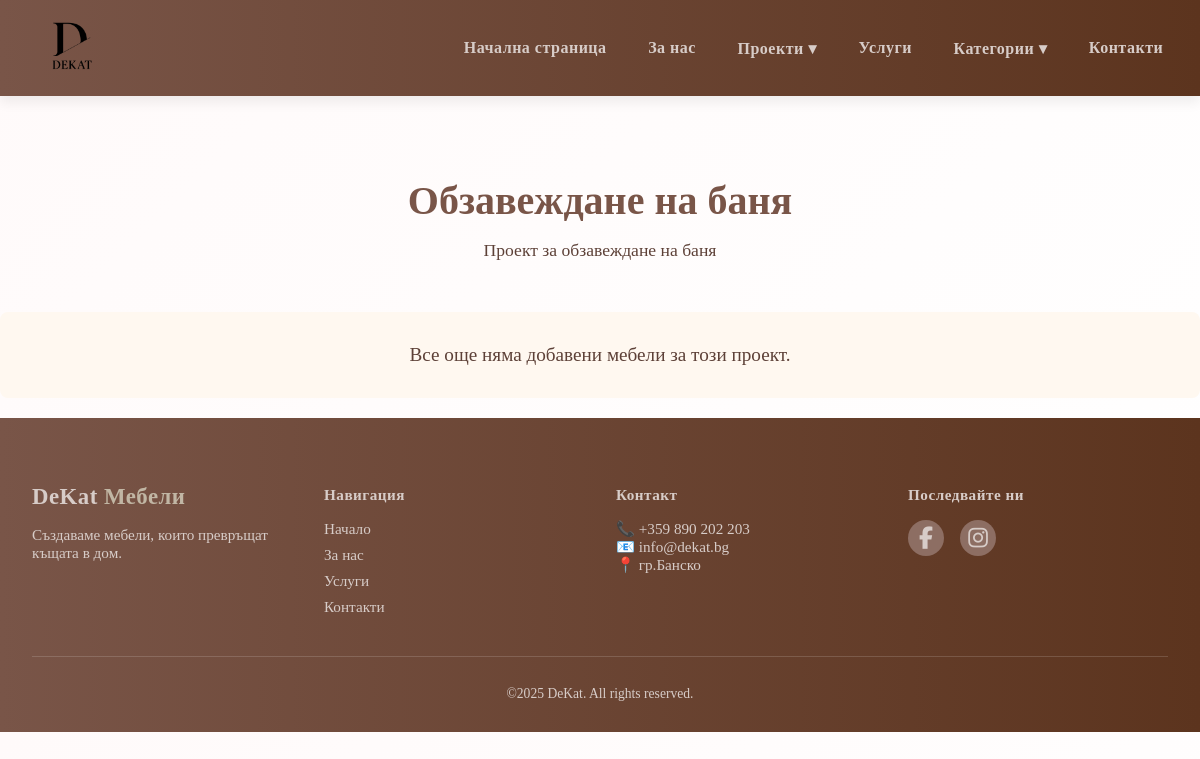
/project/obzavezhdane-na-banya/4/, run on the app's committed database.
### store/models.py (models this page shows, shortened)
class Project(models.Model):
    name = models.CharField(max_length=50)
    description = models.TextField()
    slug = models.SlugField(max_length=255)
    class Meta:
        verbose_name_plural = 'projects'

### store/views.py (the view)
# urls.py: path('project/<slug:slug>/<int:project_id>/', ItemProjectListView.as_view(), name='product_list_by_project'),
class ItemProjectListView(ListView):
    model = ProjectItem
    template_name = 'project_items.html'
    context_object_name = 'projectsitems'
    def get_queryset(self) -> QuerySet[Any]:
        project_id = self.kwargs['project_id']  # Get the project_id from the URL
        return ProjectItem.objects.filter(project_id=project_id)
    def get_context_data(self, **kwargs: Any) -> dict[str, Any]:
        context = super().get_context_data(**kwargs)
        project_id = self.kwargs['project_id']
        context['current_project'] = Project.objects.get(
            id=project_id)  # Get the Project object based on the project_id
        context['projects'] = Project.objects.all()
        context['categories'] = Category.objects.all()
        return context

### templates/project_items.html (shortened to what this page needs)
{% extends 'base.html' %}
{% load static %}
{% block content %}
<section class="project-items-header">
  <h1>{{ current_project.name }}</h1>
  <p>{{ current_project.description|default:"Разгледайте мебелите, включени в този проект." |linebreaksbr  }}</p>
</section>
<section class="project-items-">
  {% if projectsitems %}
    <div class="project-items-grid">
      {% for item in projectsitems %}
        <div class="project-item-card">
          {% if item.image %}
            <img src="{{ item.image.url }}" alt="{{ item.name }}">
          {% endif %}
          <h3>{{ item.name }}</h3>
         {% if item.description %}
             <p>{{ item.description|truncatewords:20|linebreaksbr }}</p>
         {% endif %}
            <a href="{% url 'project-item-detail' item.slug item.id %}" class="fancy-button">Към проекта</a>
        </div>
      {% endfor %}
    </div>
  {% else %}
    <p class="empty-message">Все още няма добавени мебели за този проект.</p>
  {% endif %}
</section>
{% endblock %}

### static/css/base.css (style rules this page uses)
body { margin: 0; }

### static/css/services.css (style rules this page uses)
:root { --gradient: linear-gradient(135deg, var(--primary), var(--secondary)); }

### static/css/main_page.css (style rules this page uses)
:root { --primary: #795548; --secondary: #8D6E63; --third: #C1B6A4; --dark: #5D4037; --light: #D7CCC8; --bg-light: #FFFAFA; }
*, *::before, *::after { box-sizing: border-box; }
body { margin: 0; font-family: 'Playfair Display', serif; color: var(--dark); background: linear-gradient(135deg, var(--bg-light) 0%, #fff 100%); }

### static/css/project_item.css (style rules this page uses)
.project-items-header { text-align: center; background-color: var(--background); padding: 3rem 1rem 2rem; }
.project-items-header h1 { font-size: 2.5rem; color: var(--primary); margin-bottom: 1rem; }
.project-items-header p { font-size: 1.1rem; color: var(--dark); max-width: 800px; margin: 0 auto; }
.empty-message { text-align: center; font-size: 1.2rem; color: var(--dark); padding: 2rem; background-color: #fff8f0; border-radius: 8px; }

### data on the page
Project: name "Обзавеждане на баня", description "Проект за обзавеждане на баня"
